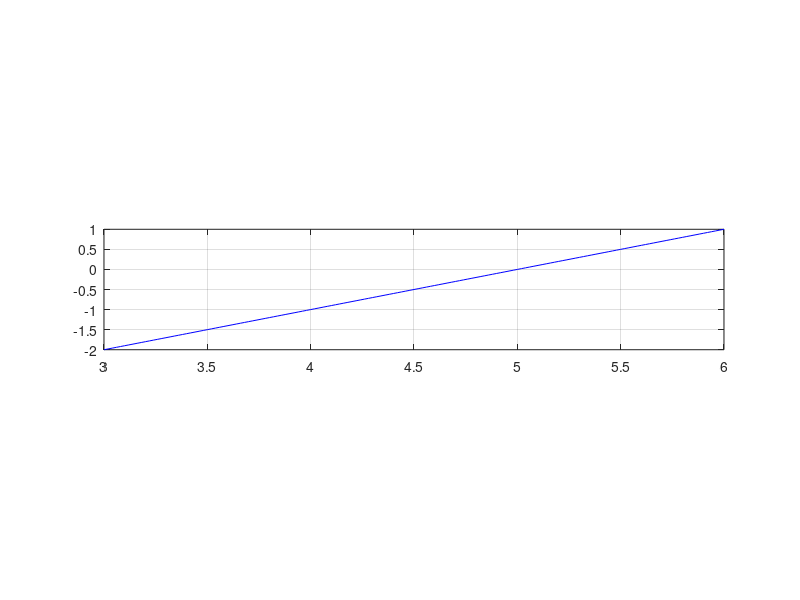

The MATLAB script that drew this image:
%20ms
hold on,xlabel('t [s]'),ylabel('A [V]')
x = 0: 0.02: 3;
y = -x+1;
subplot(3,1,2)
plot(x, y, 'b')
x=3:0.02:6;
y = x-5;
plot(x,y,'b'),grid